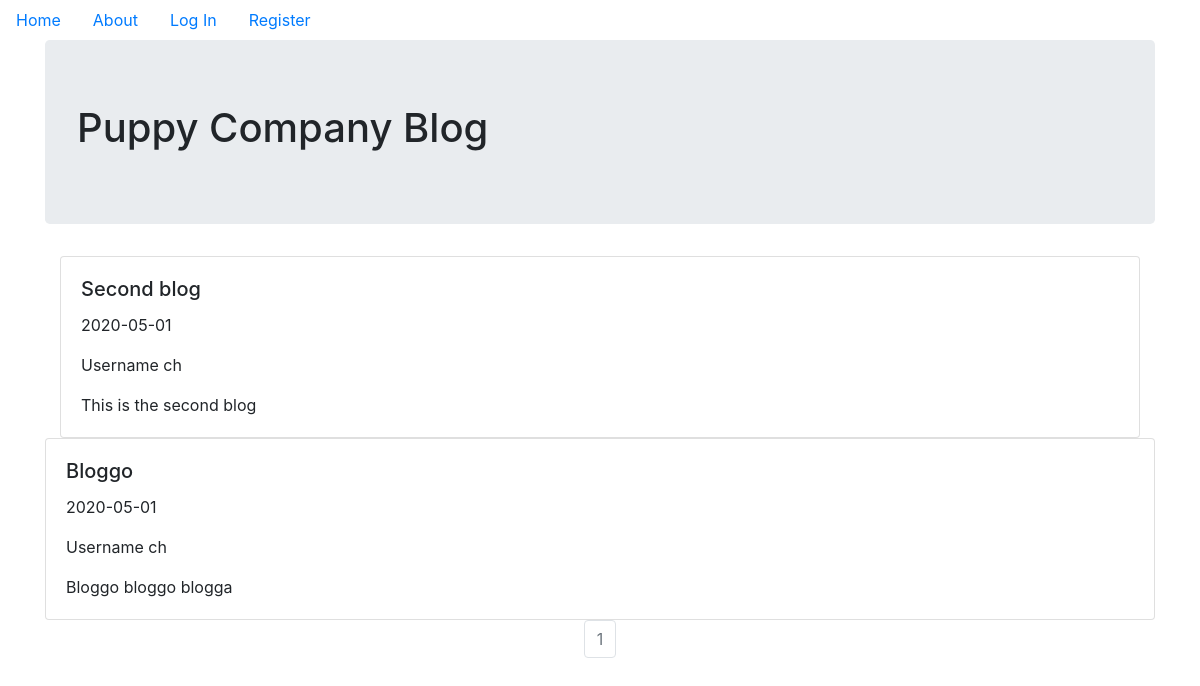
Before: / with the older database file.
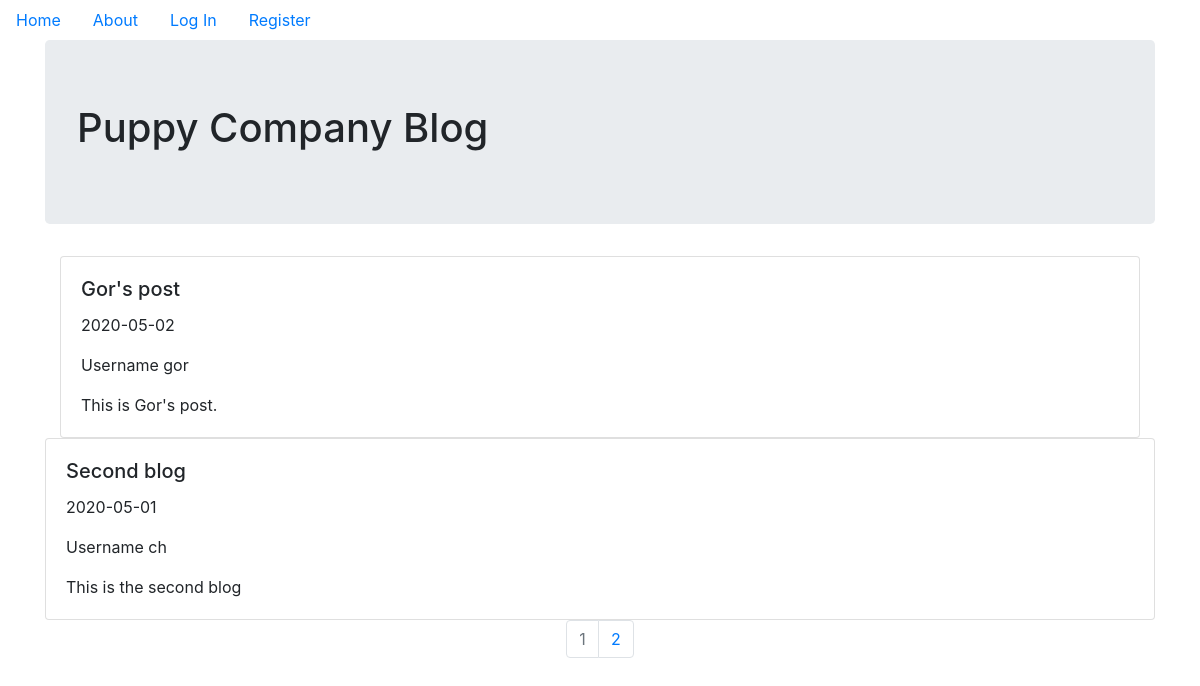
After: the same page with the newer database file.
### puppycompanyblog/models.py (models this page shows, shortened)
class BlogPost(db.Model, UserMixin):
    id = db.Column(db.Integer, primary_key=True)
    users = db.relationship(User)
    user_id = db.Column(db.Integer, db.ForeignKey('users.id'), nullable=False)
    date = db.Column(db.DateTime, nullable=False, default=datetime.utcnow)
    title = db.Column(db.String(140), nullable=False)
    text = db.Column(db.Text, nullable=False)

class User(db.Model, UserMixin):
    __tablename__ = 'users'
    id = db.Column(db.Integer, primary_key=True)
    profile_image = db.Column(db.String(64),nullable = False, default = 'default_profile.png')
    email = db.Column(db.String(64), unique = True, index = True)
    username = db.Column(db.String(64), unique = True, index = True)
    password_hash = db.Column(db.String(128))
    posts = db.relationship('BlogPost', backref='author', lazy=True)
    def __repr__(self):
        return f"Username {self.username}"

### puppycompanyblog/core/views.py (the view)
@core.route('/')
def index():
    page = request.args.get('page', 1, type=int)
    blog_posts = BlogPost.query.order_by(BlogPost.date.desc()).paginate(page=page,per_page=2)
    return render_template('index.html', blog_posts=blog_posts)

### puppycompanyblog/templates/index.html
{% extends "base.html" %}
{% block content %}
<div class="jumbotron">
  <h1>Puppy Company Blog</h1>
</div>
<div class="container">
  {% for post in blog_posts.items %}
  <div class="card">
    <div class="card-body">
      <h5 class="card-title"> {{post.title}}</h5>
      <p class="card-text">{{post.date.strftime('%Y-%m-%d')}}</p>
      <p class="card-text">{{post.author}}</p>
      <p class="card-text">{{post.text}}</p>
    </div>
  </div>
</div>
{% endfor %}
  <nav aria-label='Page Navigation example'>
    <ul class="pagination justify-content-center">
      {% for page_num in blog_posts.iter_pages(left_edge=1,right_edge=1,left_current=1,right_current=2)  %}
      {% if blog_posts.page == page_num %}
      <li class='page-item disabled'>
        <a class="page-link" href="{{url_for('core.index',page=page_num)}}">{{ page_num }}</a>
      </li>
      {% else %}
      <li class='page-item'>
        <a class="page-link" href="{{url_for('core.index',page=page_num)}}">{{ page_num }}</a>
      </li>
      {% endif %}
      {% endfor %}
    </ul>
  </nav>
{% endblock %}

### puppycompanyblog/templates/base.html (shortened to what this page needs)
<!DOCTYPE html>
<html lang="en" dir="ltr">
<head>
  <link rel="stylesheet" href="https://maxcdn.bootstrapcdn.com/bootstrap/4.0.0/css/bootstrap.min.css">
</head>
<body>
  <ul class='nav'>
    <li class='nav-link'>
      <a href="{{ url_for('core.index') }}">Home</a>
    </li>
    <li class='nav-link'>
      <a href="{{ url_for('core.info')}}">About</a>
    </li>
    {% if current_user.is_authenticated %}
    <li class='nav-link'>
      <a href="{{ url_for('users.logout') }}">Log Out</a>
    </li>
    <li class='nav-link'>
      <a href="{{ url_for('users.account') }}">Account</a>
    </li>
    <li class='nav-link'>
      <a href="{{ url_for('blog_posts.create_post') }}">Create Post</a>
    </li>
    {% else %}
    <li class='nav-link'>
      <a href="{{ url_for('users.login') }}">Log In</a>
    </li>
    <li class='nav-link'>
      <a href="{{ url_for('users.register') }}">Register</a>
    </li>
    {% endif %}
  </ul>
  <div class="container">
    {% block content %}
    {% endblock %}
</body>
</html>

Changed rows visible on the page:
no longer on this page (row unchanged): BlogPost: title "Bloggo", date "2020-05-01", author "Username ch", text "Bloggo bloggo blogga"
added BlogPost: title "Gor's post", date "2020-05-02", author "Username gor", text "This is Gor's post."
Other visible differences:
new list line: "2"
